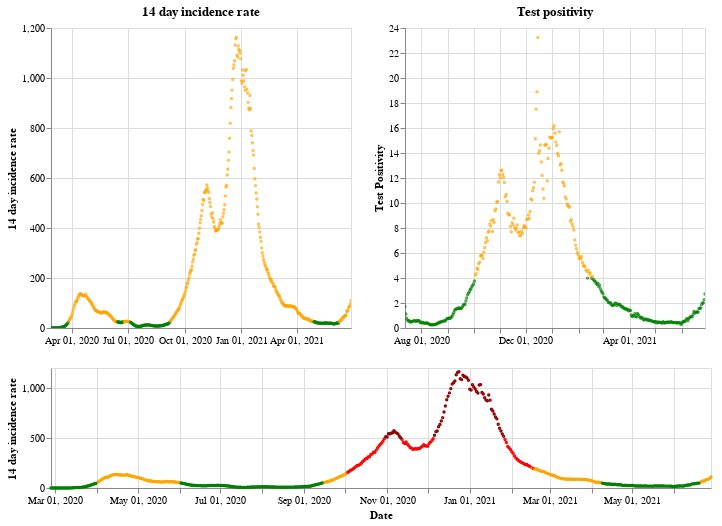

Write notebook code for a chart like this one.
### Markdown cell above
## Wales

### Code cell
plot_traffic_light('Wales')

### Figure 1 — Vega-Lite specification as saved in the notebook (floating-point values rounded to 4 significant figures; data arrays with more than 128 entries replaced by an {"elided": "..."} marker saying what was removed)
{"config": {"view": {"continuousWidth": 400, "continuousHeight": 300}}, "vconcat": [{"hconcat": [{"mark": {"type": "point", "size": 2}, "encoding": {"color": {"condition": {"value": "green", "test": "(datum.twoWeeklyCasesRate <= 25)"}, "value": "orange"}, "tooltip": [{"type": "nominal", "field": "areaName"}, {"type": "temporal", "field": "date"}, {"type": "quantitative", "field": "twoWeeklyCasesRate"}, {"type": "quantitative", "field": "testPositivity"}], "x": {"type": "temporal", "axis": {"title": ""}, "field": "date", "scale": {"domain": {"selection": "DateBrush"}}, "timeUnit": "yearmonthdate"}, "y": {"type": "quantitative", "axis": {"title": "14 day incidence rate"}, "field": "twoWeeklyCasesRate"}}, "title": "14 day incidence rate", "width": 300}, {"mark": {"type": "point", "size": 2}, "encoding": {"color": {"condition": {"value": "green", "test": "(datum.testPositivity <= 4)"}, "value": "orange"}, "tooltip": [{"type": "nominal", "field": "areaName"}, {"type": "temporal", "field": "date"}, {"type": "quantitative", "field": "twoWeeklyCasesRate"}, {"type": "quantitative", "field": "testPositivity"}], "x": {"type": "temporal", "axis": {"title": ""}, "field": "date", "scale": {"domain": {"selection": "DateBrush"}}, "timeUnit": "yearmonthdate"}, "y": {"type": "quantitative", "axis": {"title": "Test Positivity"}, "field": "testPositivity"}}, "title": "Test positivity", "width": 300}]}, {"layer": [{"mark": {"type": "point", "size": 2}, "encoding": {"color": {"condition": {"value": "orange", "test": "(((datum.testPositivity < 4) && (datum.twoWeeklyCasesRate >= 50)) && (datum.twoWeeklyCasesRate < 200))"}, "value": "red"}, "opacity": {"condition": {"value": 1, "test": "((datum.twoWeeklyCasesRate >= 50) && (datum.twoWeeklyCasesRate < 500))"}, "value": 0}, "tooltip": [{"type": "nominal", "field": "areaName"}, {"type": "temporal", "field": "date"}, {"type": "quantitative", "field": "twoWeeklyCasesRate"}, {"type": "quantitative", "field": "testPositivity"}], "x": {"type": "temporal", "axis": {"title": "Date"}, "field": "date", "timeUnit": "yearmonthdate"}, "y": {"type": "quantitative", "axis": {"title": "14 day incidence rate"}, "field": "twoWeeklyCasesRate"}}, "selection": {"DateBrush": {"type": "interval", "encodings": ["x"], "fields": ["Time"]}}}, {"mark": {"type": "point", "size": 2}, "encoding": {"color": {"value": "darkred"}, "opacity": {"condition": {"value": 1, "test": "(datum.twoWeeklyCasesRate >= 500)"}, "value": 0}, "tooltip": [{"type": "nominal", "field": "areaName"}, {"type": "temporal", "field": "date"}, {"type": "quantitative", "field": "twoWeeklyCasesRate"}, {"type": "quantitative", "field": "testPositivity"}], "x": {"type": "temporal", "axis": {"title": "Date"}, "field": "date", "timeUnit": "yearmonthdate"}, "y": {"type": "quantitative", "axis": {"title": "14 day incidence rate"}, "field": "twoWeeklyCasesRate"}}}, {"mark": {"type": "point", "size": 2}, "encoding": {"color": {"condition": {"value": "green", "test": "((datum.testPositivity < 4) && (datum.twoWeeklyCasesRate < 50))"}, "value": "orange"}, "opacity": {"condition": {"value": 1, "test": "(datum.twoWeeklyCasesRate < 50)"}, "value": 0}, "tooltip": [{"type": "nominal", "field": "areaName"}, {"type": "temporal", "field": "date"}, {"type": "quantitative", "field": "twoWeeklyCasesRate"}, {"type": "quantitative", "field": "testPositivity"}], "x": {"type": "temporal", "axis": {"title": "Date"}, "field": "date", "timeUnit": "yearmonthdate"}, "y": {"type": "quantitative", "axis": {"title": "14 day incidence rate"}, "field": "twoWeeklyCasesRate"}}}], "height": 120, "width": 660}], "data": {"name": "data-db38ac83d9b125d74ecb34cd4a874008"}, "$schema": "https://vega.github.io/schema/vega-lite/v4.8.1.json", "datasets": {"data-db38ac83d9b125d74ecb34cd4a874008": {"elided": "488 records"}}}
